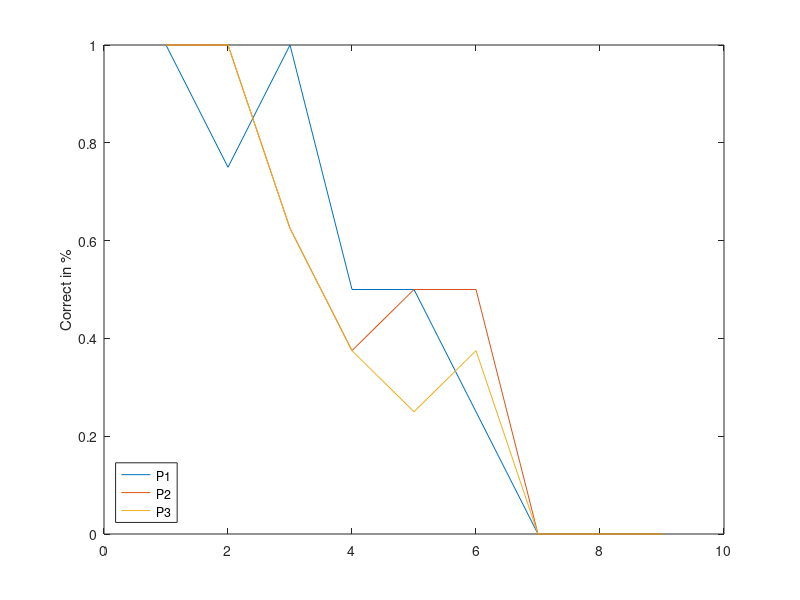

Write the MATLAB code that produced this figure. (Note: this script raises an error after producing the figure.)
close all
clear all

%% input data

x1=[-1 -1 1 -1 1 -1 -1 1];
x2=[-1 -1 -1 -1 -1 1 -1 -1];
x3=[-1 1 1 -1 -1 1 -1 1];

x = [x1;x2;x3];

figure_number = 0;

%% training of the weights

[num_of_patterns, num_of_elements] = size(x);

w = zeros(num_of_elements);

for p = 1:num_of_patterns
    w = w + x(p,:)'*x(p,:);
end

%w = w-diag(diag(w));

%% testing

% distorted if false, noise added if true
noise_or_dist = false;

correct = zeros(3,num_of_elements);

for noisy_elements = 1:num_of_elements+1
    
    x1d=x(1,:);
    x2d=x(2,:);
    x3d=x(3,:);
    
    index = randperm(num_of_elements, noisy_elements-1);
    
    if noise_or_dist
        x1d(index) = x1d(index) + randn(1,noisy_elements-1);
        x2d(index) = x2d(index) + randn(1,noisy_elements-1);
        x3d(index) = x3d(index) + randn(1,noisy_elements-1);
    else
        x1d(index) = -1*x1d(index);
        x2d(index) = -1*x2d(index);
        x3d(index) = -1*x3d(index);
    end
    xd = [x1d;x2d;x3d];
    
    
    limit = 1000;
    [num_of_patterns, num_of_elements] = size(xd);
    
    for p = 1:num_of_patterns
        converged = 0;
        epoch = 0;
        
        while converged < 5 && epoch<limit
            epoch = epoch + 1;
            xd_update = sign(w*xd(p,:)')';
            %         xd_update = sign(w*x(p,:)')';
            check = (xd_update == xd(p,:));
            %         check = (xd_update == x(p,:));
            if sum(check)==numel(check)
                converged = converged + 1;
            else
                xd(p,:) = xd_update;
                %             x(p,:) = xd_update;
            end
        end
    end
    
    correct(:,noisy_elements) = (sum(xd==x,2)/num_of_elements)';
     
end

figure_number = figure_number +1;
figure(figure_number)
for i=1:3
    plot(1:1:9,correct(i,:));
    hold on
end
legend('P1','P2','P3', 'Location', 'southwest')
ylabel('Correct in %')
ylim([0,1]);
x_label = 0:0.125:1;
xticklabels(num2str(x_label(:)))
if noise_or_dist
    xlabel('Noise in % on elements');
    title('Accuracy of restored patterns depending on the noise')
else
    xlabel('Distortion in % on elements');
    title('Accuracy of restored patterns depending on the distortion (extra steps)')
end